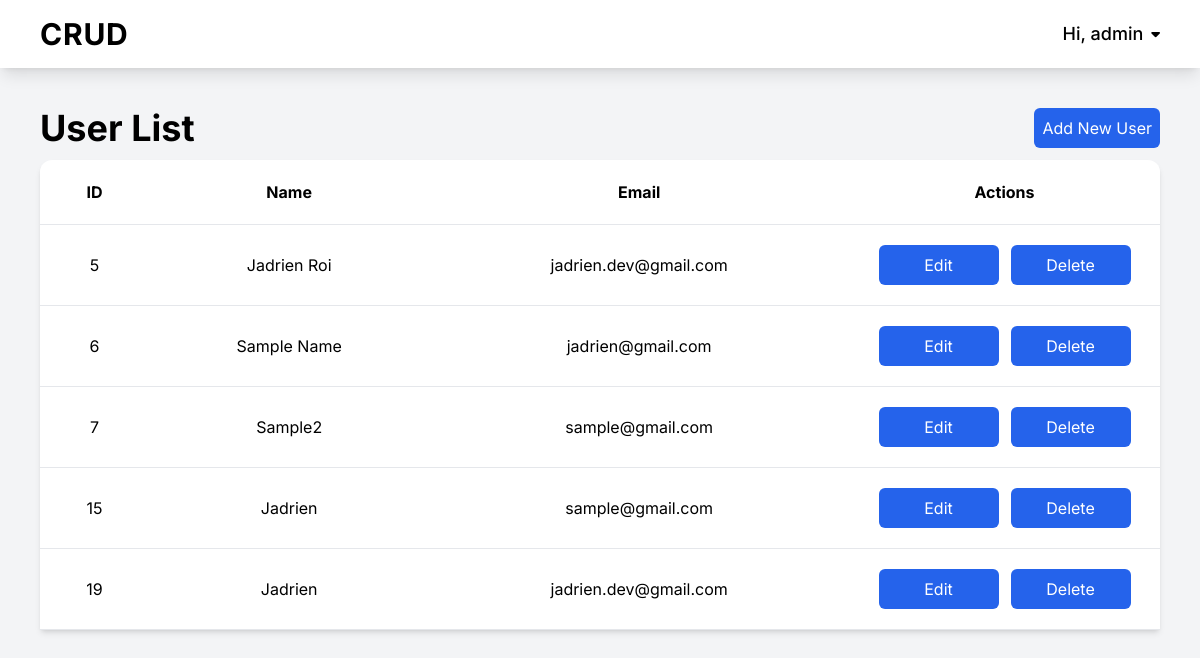
The app's page /home.php (signed in) with its own data.
### tables this page shows
CREATE TABLE `tblcrud` (
  `id` int(11) NOT NULL,
  `name` varchar(50) NOT NULL,
  `email` varchar(50) NOT NULL,
  `role` varchar(20) NOT NULL
);

### home.php (the view, shortened to what this page needs)
<?php
include 'connection.php';
$role = isset($_SESSION['role']) ? $_SESSION['role'] : 'Guest';
?>
<!DOCTYPE html>
<html lang="en">
<head>
    <link href="https://cdnjs.cloudflare.com/ajax/libs/font-awesome/6.4.0/css/all.min.css" rel="stylesheet"/>
    <script src="https://cdn.tailwindcss.com"></script>
</head>
<body class="bg-gray-100" style="font-family: 'Inter'">
    <nav class="flex items-center justify-between bg-white shadow-lg px-10 py-4">
        <div class="">
            <h1 class="text-3xl font-bold tracking-wide">CRUD</h1>
        </div>
        <div class="relative">
            <button onclick="toggleDropdown()" class="flex items-center gap-2 text-lg font-medium cursor-pointer select-none">
                Hi, <?= $role?>
                <i class="fa-solid fa-caret-down text-sm"></i>
            </button>
        </div>
    </nav>
    <main class="p-10">
        <div class="flex items-center justify-between mb-3">
            <h1 class="font-bold text-4xl">User List</h1>
            <a href="add.php" class="bg-blue-600 p-2 text-white rounded-md">Add New User</a>
        </div>
        <div class="overflow-hidden rounded-t-xl shadow-md">
            <table class="bg-white w-full text-center" cellpadding="20">
                <tr class="border-b-[0.5px]">
                    <th>ID</th>
                    <th>Name</th>
                    <th>Email</th>
                    <th>Actions</th>
                </tr>
                <?php
                    $result = $conn->query("SELECT * FROM tblcrud");
                    while($row = $result->fetch_assoc()):
                ?>
                <tr>
                    <td class="border-b-[0.5px]"><?= $row['id']; ?></td>
                    <td class="border-b-[0.5px]"><?= $row['name']; ?></td>
                    <td class="border-b-[0.5px]"><?= $row['email']; ?></td>
                    <td class="border-b-[0.5px]">
                        <div class="w-full max-w-lg flex items-center justify-center gap-3">
                            <a href="edit.php?id=<?= $row['id']; ?>" class="bg-blue-600 p-2 text-white flex-1 max-w-[120px] rounded-md transform transform-transition duration-300 hover:bg-blue-700">Edit</a>
                            <a href="delete.php?id=<?= $row['id']; ?>" onclick="return confirm('Delete this User?');" class="bg-blue-600 p-2 text-white flex-1 max-w-[120px] rounded-md transform transform-transition duration-300 hover:bg-blue-700" onclick="Return Confirm('Delete this User?');">Delete</a>
                        </div>
                    </td>
                </tr>
                <?php endwhile; ?>
            </table>
        </div>
    </main>
</body>
</html>

### records on screen
tblcrud: id "5", name "Jadrien Roi", email "jadrien.dev@gmail.com"
tblcrud: id "6", name "Sample Name", email "jadrien@gmail.com"
tblcrud: id "7", name "Sample2", email "sample@gmail.com"
tblcrud: id "15", name "Jadrien", email "sample@gmail.com"
tblcrud: id "19", name "Jadrien", email "jadrien.dev@gmail.com"

### other values on screen
$role "admin"
